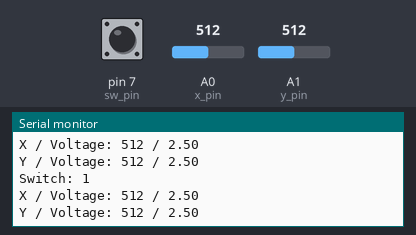
Recording of a sketch running on a simulated Arduino Uno, built with avr-gcc and run on an emulated ATmega328P. Shown: the last lines printed to the serial monitor. The test bench sets the inputs (shaded band); at power-on: A0 (x_pin) = 512, A1 (y_pin) = 512, pin 7 (sw_pin) HIGH.

Above: at 1.3 s.
1.4 s: A0 (x_pin) set to 716
At 1.83 s:
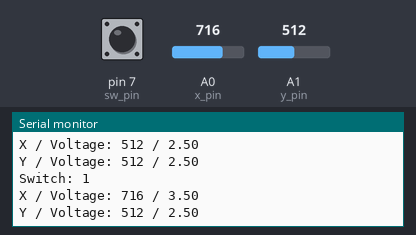
2.9 s: A1 (y_pin) set to 716
At 3.34 s:
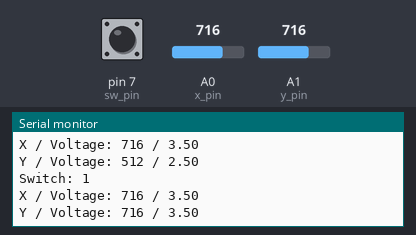
4.4 s: pin 7 (sw_pin) pulled LOW for 0.6 s
6.5 s: A0 (x_pin) set to 900
At 6.85 s:
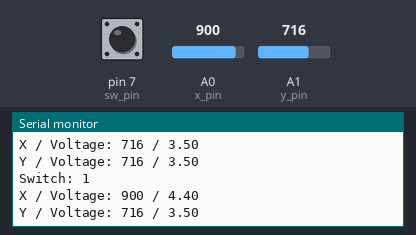
8.0 s: A1 (y_pin) set to 900
At 8.35 s:
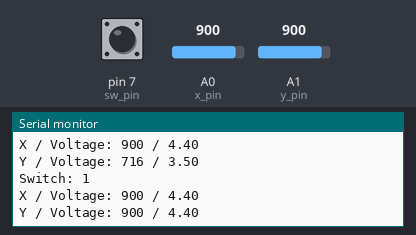
Timing chart, 0 to 11.0 s (numbered marks = the images above; inputs shaded):
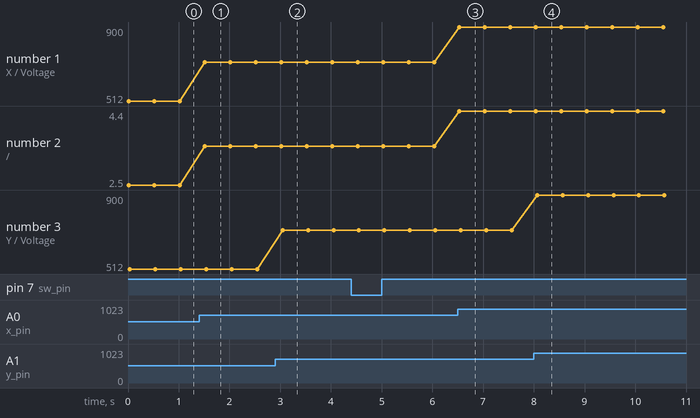

The sketch:

Joystick.ino
```cpp
const int sw_pin = 7;
const int x_pin = A0;
const int y_pin = A1;

int sw_state = 0;
int x_pos = 0;
int y_pos = 0;

float x_convert = 0.0f;
float y_convert = 0.0f;

void setup() {
  pinMode(sw_pin, INPUT_PULLUP);
  Serial.begin(9600);
}

void loop() {
  sw_state = digitalRead(sw_pin);
  x_pos = analogRead(x_pin);
  y_pos = analogRead(y_pin);
  x_convert = (float)x_pos/1023.0f * 5.0f;
  y_convert = (float)y_pos/1023.0f * 5.0f;

  Serial.print("Switch: ");
  Serial.print(sw_state);
  Serial.println();

  Serial.print("X / Voltage: ");
  Serial.print(x_pos);
  Serial.print(" / ");
  Serial.print(x_convert);
  Serial.println();

  Serial.print("Y / Voltage: ");
  Serial.print(y_pos);
  Serial.print(" / ");
  Serial.print(y_convert);
  Serial.println();

  delay(500);
}
```

Measured:
- after the input at 1.4 s, the serial monitor: prints a new line after 0.12 s (image 1)
- after the input at 2.9 s, the serial monitor: prints a new line after 0.15 s (image 2)
- after the input at 6.5 s, the serial monitor: prints a new line at once (image 3)
- after the input at 8.0 s, the serial monitor: prints a new line after 0.07 s (image 4)
- plotted number 1: 512 → 716 after the input at 1.4 s, 716 → 900 after the input at 6.5 s
- plotted number 2: 2.5 → 3.5 after the input at 1.4 s, 3.5 → 4.4 after the input at 6.5 s
